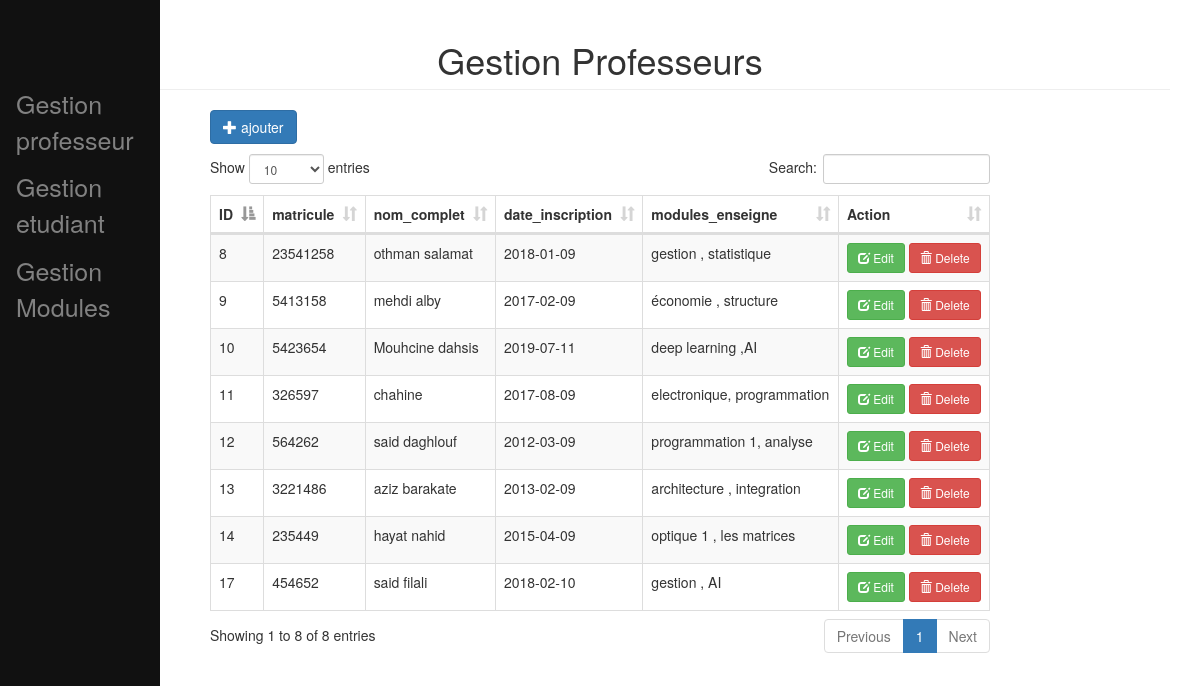
The page /ListerProfesseur.php on the database its author committed.
### tables this page shows
CREATE TABLE `professeurs` (
  `id` int(11) NOT NULL,
  `matricule` int(50) NOT NULL,
  `nom_complet` varchar(50) NOT NULL,
  `date_inscription` date DEFAULT NULL,
  `modules_enseigne` text NOT NULL
);

### ListerProfesseur.php (the view, shortened to what this page needs)
<!DOCTYPE html>
<html>
<head>
	<link rel="stylesheet" type="text/css" href="bootstrap/css/bootstrap.min.css">
	<link rel="stylesheet" type="text/css" href="datatable/dataTable.bootstrap.min.css">
</head>
<body>
    <?php
   include_once('header.php');
    ?>
    <div class="main">
<div class="container">
	<h1 class="page-header text-center">Gestion Professeurs</h1>
	<div class="row">
		<div class="col-sm-8 col-sm-offset-2">
			<div class="row">
				<a href="#addnew" data-toggle="modal" class="btn btn-primary"><span class="glyphicon glyphicon-plus"></span> ajouter</a>
			</div>
			<div class="height10">
			</div>
			<div class="row">
				<table id="myTable" class="table table-bordered table-striped ">
					<thead>
						<th>ID</th>
						<th>matricule</th>
						<th>nom_complet</th>
						<th>date_inscription</th>
                        <th>modules_enseigne</th>
						<th>Action</th>
					</thead>
					<tbody>
						<?php
							include_once('connection.php');
							$sql = "SELECT * FROM professeurs";
							$query = $conn->query($sql);
							while($row = $query->fetch_assoc()){
								echo
								"<tr>
									<td>".$row['id']."</td>
									<td>".$row['matricule']."</td>
									<td>".$row['nom_complet']."</td>
                                    <td>".$row['date_inscription']."</td>
                                    <td>".$row['modules_enseigne']."</td>
									<td>
										<a href='#edit_".$row['id']."' class='btn btn-success btn-sm' data-toggle='modal'><span class='glyphicon glyphicon-edit'></span> Edit</a>
										<a href='#delete_".$row['id']."' class='btn btn-danger btn-sm' data-toggle='modal'><span class='glyphicon glyphicon-trash'></span> Delete</a>
									</td>
								</tr>";
							}
						?>
					</tbody>
				</table>
			</div>
		</div>
	</div>
</div>
    </div>
</body>
</html>

### header.php (shortened to what this page needs)
<!DOCTYPE html>
<html>
<head>
	<link rel="stylesheet" type="text/css" href="bootstrap/css/bootstrap.min.css">
	<link rel="stylesheet" type="text/css" href="datatable/dataTable.bootstrap.min.css">
    </head>
    <body>
     <div class="sidenav">
         <br>
         <br>
         <br>
  <a href="ListerProfesseur.php">Gestion professeur</a>
  <a href="index.php">Gestion etudiant</a>
  <a href="ListerModules.php">Gestion Modules</a>
</div>
    </body>
</html>

### ListerProfesseur.php (style rules this page uses)
.height10 { height:10px; }

### header.php (style rules this page uses)
.sidenav { height: 100%; width: 160px; position: fixed; z-index: 1; top: 0; left: 0; background-color: #111; overflow-x: hidden; padding-top: 20px; }
.sidenav a { padding: 6px 8px 6px 16px; text-decoration: none; font-size: 25px; color: #818181; display: block; }

### rows shown on the page
professeurs: id "8", matricule "23541258", nom_complet "othman salamat", date_inscription "2018-01-09", modules_enseigne "gestion , statistique"
professeurs: id "9", matricule "5413158", nom_complet "mehdi alby", date_inscription "2017-02-09", modules_enseigne "économie , structure"
professeurs: id "10", matricule "5423654", nom_complet "Mouhcine dahsis", date_inscription "2019-07-11", modules_enseigne "deep learning ,AI"
professeurs: id "11", matricule "326597", nom_complet "chahine", date_inscription "2017-08-09", modules_enseigne "electronique, programmation"
professeurs: id "12", matricule "564262", nom_complet "said daghlouf", date_inscription "2012-03-09", modules_enseigne "programmation 1, analyse"
professeurs: id "13", matricule "3221486", nom_complet "aziz barakate", date_inscription "2013-02-09", modules_enseigne "architecture , integration"
professeurs: id "14", matricule "235449", nom_complet "hayat nahid", date_inscription "2015-04-09", modules_enseigne "optique 1 , les matrices"
professeurs: id "17", matricule "454652", nom_complet "said filali", date_inscription "2018-02-10", modules_enseigne "gestion , AI"
